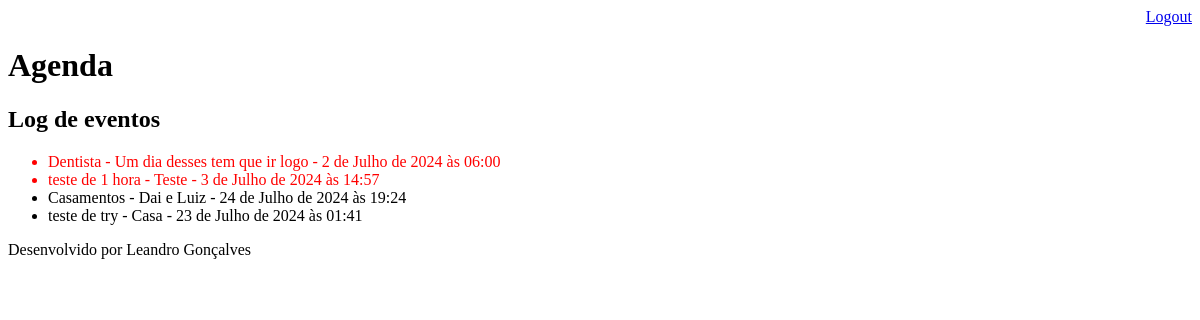
Before: /agenda/log/ (signed in) with the older database file.
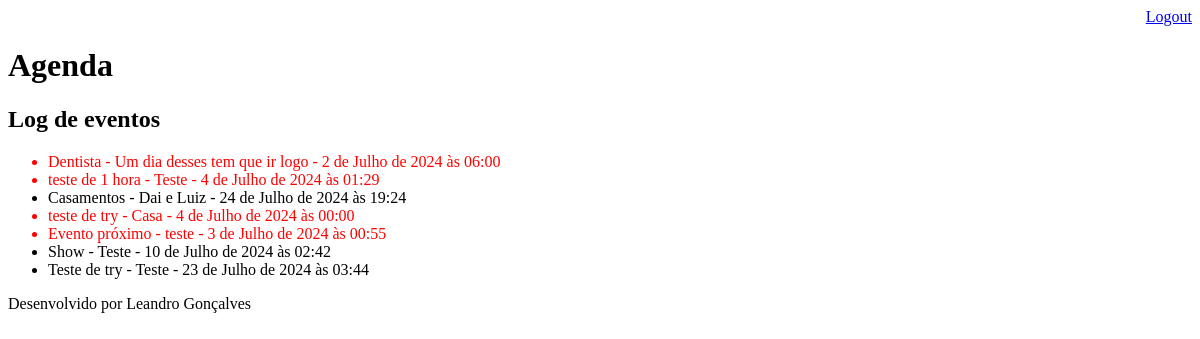
After: the same page with the newer database file.
### core/models.py (models this page shows, shortened)
class Evento(models.Model):
    titulo = models.CharField(max_length=100)
    descricao = models.TextField(blank=True, null=True)
    data_evento = models.DateTimeField(verbose_name='Data do evento')
    data_criacao = models.DateTimeField(auto_now=True, verbose_name='Data de criação')
    local_evento = models.CharField(max_length=100, null=False, verbose_name='Local do evento')
    usuario = models.ForeignKey(User, on_delete=models.CASCADE)
    class Meta:
        db_table = 'evento'
    def get_evento_atrasado(self):
        if self.data_evento < datetime.now():
            return True
        else:
            return False

### core/views.py (the view)
# urls.py: path('agenda/log/', views.log_eventos),
@login_required(login_url='/login/')
def log_eventos(request):
    try:
        usuario = request.user
        evento = Evento.objects.filter(usuario=usuario)
        dados = {'eventos':evento}
    except Exception:
        Http404
    return render(request, 'log.html', dados)

### templates/log.html
{% extends 'model-page.html' %}
{% block content %}
    <h2>Log de eventos</h2>
    <div>
        <ul>
            {% for evento in eventos %}
            <li style="{% if evento.get_evento_atrasado %} color: red; {% endif %}">
                {{evento.titulo}} - {{evento.descricao}} - {{evento.data_evento}}
            </li>
            {% endfor %}
        </ul>
    </div>
{% endblock %}

Changed rows visible on the page:
changed Evento "teste de 1 hora": data_evento "3 de Julho de 2024 às 14:57" → "4 de Julho de 2024 às 01:29"
changed Evento "teste de try": data_evento "23 de Julho de 2024 às 01:41" → "4 de Julho de 2024 às 00:00"
added Evento: titulo "Evento próximo", descricao "teste", data_evento "3 de Julho de 2024 às 00:55"
added Evento: titulo "Show", descricao "Teste", data_evento "10 de Julho de 2024 às 02:42"
added Evento: titulo "Teste de try", descricao "Teste", data_evento "23 de Julho de 2024 às 03:44"
